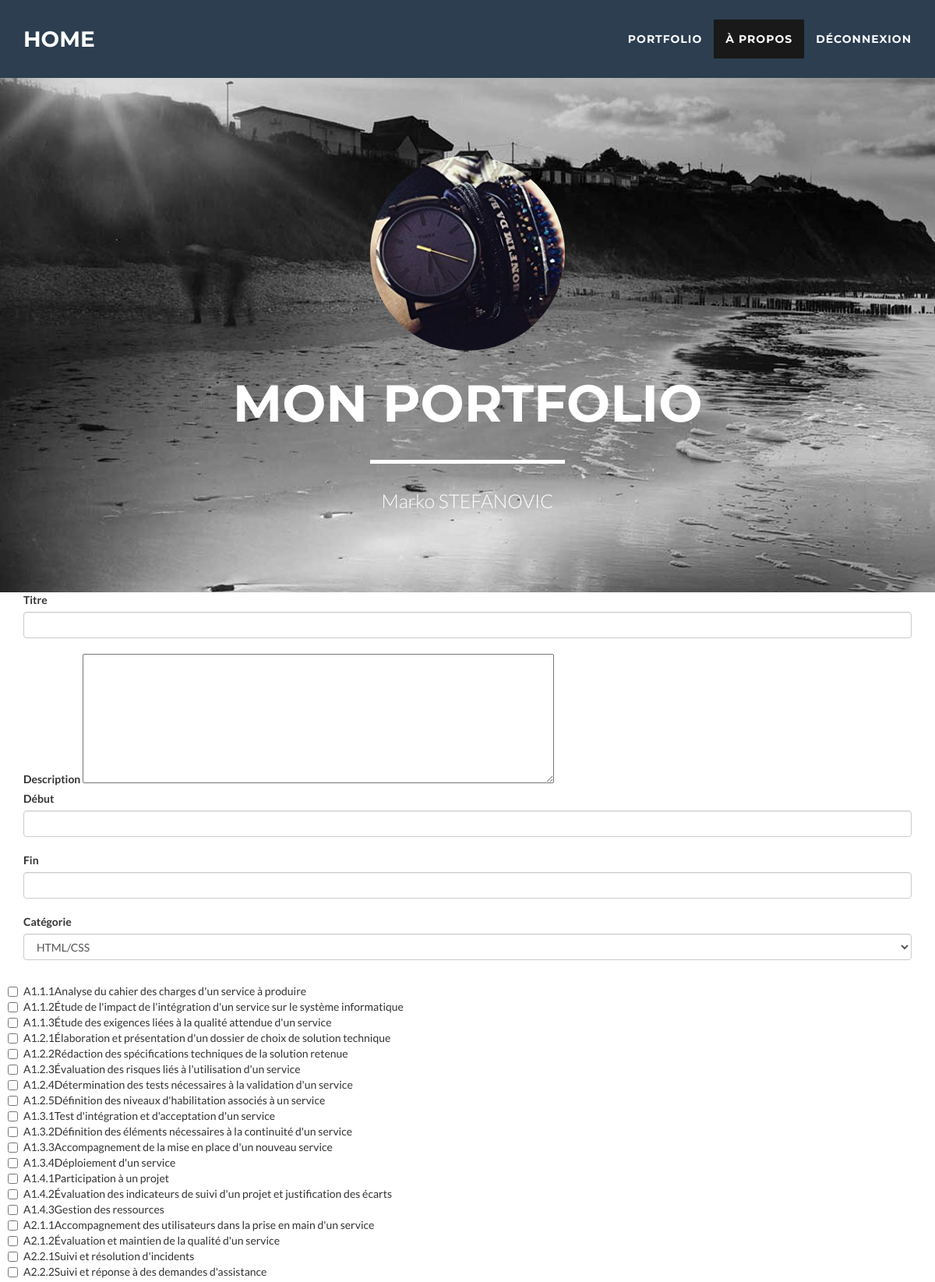
Page /majprojet.php (signed in, upper part) on the committed database.
### tables this page shows
CREATE TABLE `competence` (
  `id_comp` smallint(5) UNSIGNED NOT NULL,
  `titre` varchar(50) DEFAULT NULL,
  `description` text
);

### majprojet.php (the view, shortened to what this page needs)
<?php include ("includes/head.php");
if (isset($_SESSION['connecte']))
{
	$id_projet= (int)$_GET['id_projet'];
	$requete = $bdd->query("SELECT * FROM projet WHERE id_p = ".$id_projet."");
	$reponse = $requete->fetch();
	$requete_cat = $bdd->query("SELECT * FROM categorie");
	$requete_comp = $bdd->query("SELECT * FROM competence");
	$tab = array();
?>
<div class="container">
<form action="#" class="form-group" method="post">
  <label for="">Titre</label>
  <input type="text" name="titre" class="form-control" value=<?php echo "'".$reponse['titre']."'"; ?>> <br />
  <label>Description</label>
  <textarea id="ckeditor" name="desc" rows="8" cols="80"><?php echo "".$reponse['description'].""; ?></textarea> <br>
  <label>Début</label>
  <input type="text" class="form-control" name="deb" value=<?php echo "'".$reponse['date_deb']."'"; ?>> <br>
  <label>Fin</label>
  <input type="text" class="form-control" name="fin" value=<?php echo "'".$reponse['date_fin']."'"; ?>> <br>
  <label>Catégorie</label>
  <select name="categorie" class="form-control" id="sel1">
		<?php
			while($categorie = $requete_cat->fetch())
			{
				if($categorie['id_cat'] == $reponse['id_cat'])
				{
					echo "<option selected value='".$categorie['id_cat']."'>".$categorie['titre']."</option>";
				}
				else
				{
					echo "<option value='".$categorie['id_cat']."'>".$categorie['titre']."</option>";
				}
			} ?>
  </select> <br>
    <div class="checkbox">
	<?php
		while($competence = $requete_comp->fetch())
		{
			if(in_array($competence['id_comp'],$tab))
				echo "<input type='checkbox' checked name='competences[]' value='".$competence['id_comp']."'>".$competence['titre'].$competence['description']."</br>";
			else
				echo "<input type='checkbox' name='competences[]' value='".$competence['id_comp']."'>".$competence['titre'].$competence['description']."</br>";
		}
	?>
    </div>
</form>
</div>
<?php
        }
else
{
    header("location: index.php");
}
?>
<?php include ("includes/footer.php");?>

### css/style.css (style rules this page uses)
body { font-family: Lato, 'Helvetica Neue', Helvetica, Arial, sans-serif; overflow-x: hidden }

### rows in the picture
competence: titre "A1.1.1", description "Analyse du cahier des charges d'un service à produire"
competence: titre "A1.1.2", description "Étude de l'impact de l'intégration d'un service sur le système informatique"
competence: titre "A1.1.3", description "Étude des exigences liées à la qualité attendue d'un service"
competence: titre "A1.2.1", description "Élaboration et présentation d'un dossier de choix de solution technique"
competence: titre "A1.2.2", description "Rédaction des spécifications techniques de la solution retenue"
competence: titre "A1.2.3", description "Évaluation des risques liés à l'utilisation d'un service"
competence: titre "A1.2.4", description "Détermination des tests nécessaires à la validation d'un service"
competence: titre "A1.2.5", description "Définition des niveaux d'habilitation associés à un service"
competence: titre "A1.3.1", description "Test d'intégration et d'acceptation d'un service"
competence: titre "A1.3.2", description "Définition des éléments nécessaires à la continuité d'un service"
competence: titre "A1.3.3", description "Accompagnement de la mise en place d'un nouveau service"
competence: titre "A1.3.4", description "Déploiement d'un service"
competence: titre "A1.4.1", description "Participation à un projet"
competence: titre "A1.4.2", description "Évaluation des indicateurs de suivi d'un projet et justification des écarts"
competence: titre "A1.4.3", description "Gestion des ressources"
competence: titre "A2.1.1", description "Accompagnement des utilisateurs dans la prise en main d'un service"
competence: titre "A2.1.2", description "Évaluation et maintien de la qualité d'un service"
competence: titre "A2.2.1", description "Suivi et résolution d'incidents"
competence: titre "A2.2.2", description "Suivi et réponse à des demandes d'assistance"

### other values in the picture
form field categorie "HTML/CSS"
